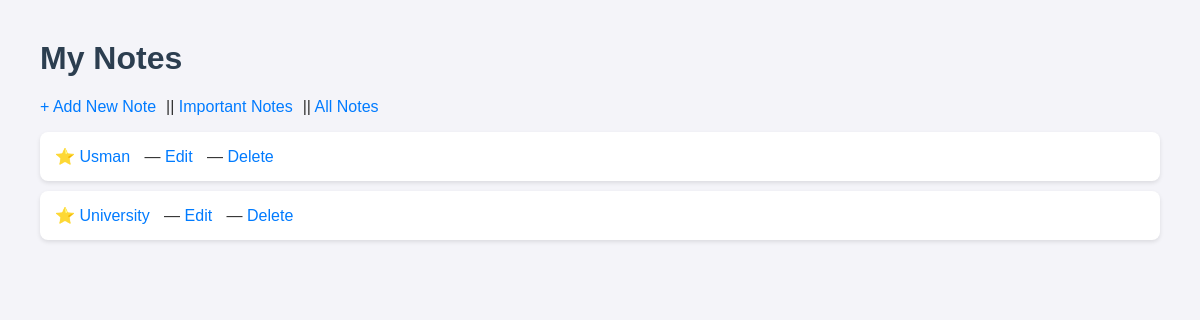
Before: /notes/ with the older database file.
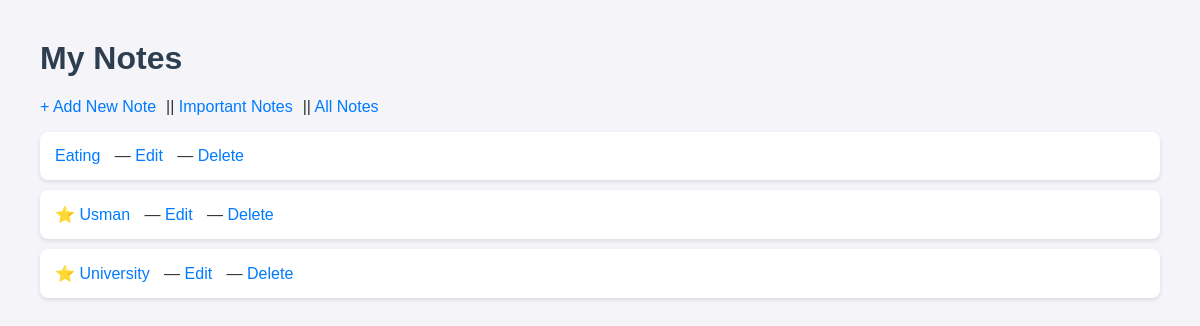
After: the same page with the newer database file.
### notes/models.py (models this page shows, shortened)
class Note(models.Model):
    title = models.CharField(max_length=100)
    content = models.TextField()
    is_important = models.BooleanField(default=False)
    created = models.DateTimeField(auto_now_add=True)

### notes/views.py (the view)
# urls.py: path('notes/',views.note_list,name="note_list"),
def note_list(request):
    notes = Note.objects.all().order_by("-created")
    return render(request,"notes/note_list.html",{"notes":notes})

### notes/templates/notes/note_list.html
{% extends 'notes/base.html' %}
{% block content %}
    <h1>My Notes</h1>
    <p><a href="{% url 'note_create' %}">+ Add New Note</a>||
    <a href="{% url 'important_notes' %}">Important Notes</a>||
    <a href="{% url 'note_list' %}">All Notes</a></p>
    <ul>
        {% for note in notes %}
        <li>
            {% if note.is_important %}⭐{% endif %}
            <a href="{% url 'note_detail' note.pk %}">{{ note.title }}</a>
            — <a href="{% url 'note_edit' note.pk %}">Edit</a>
            — <a href="{% url 'note_delete' note.pk %}">Delete</a>
        </li>
        {% empty %}
        <li>No notes available.</li>
        {% endfor %}
    </ul>
{% endblock %}

Changed rows visible on the page:
added Note: title "Eating"
